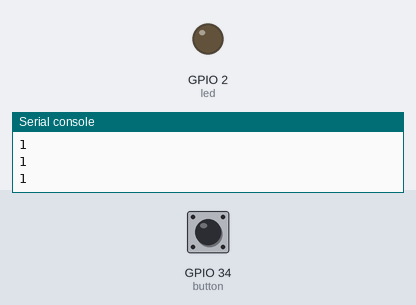
The program below on a simulated ESP32 board running MicroPython. Parts: output pins drawn as LEDs (lit = HIGH), the last lines printed to the serial console. Inputs (shaded band) come from the test bench; at power-on: GPIO 34 (button) HIGH.

Above: at 1.2 s.
1.3 s: GPIO 34 (button) pulled LOW for 0.15 s
At 1.4 s:
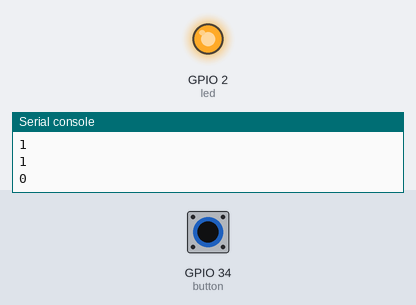
3.0 s: GPIO 34 (button) pulled LOW for 3.2 s
At 7.3 s:
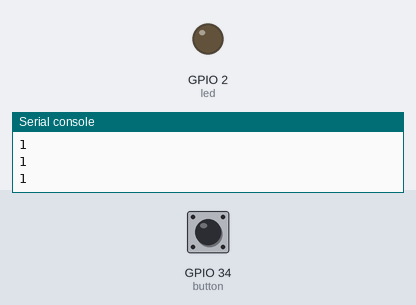
Timing chart, 0 to 8.8 s (numbered marks = the images above; inputs shaded):
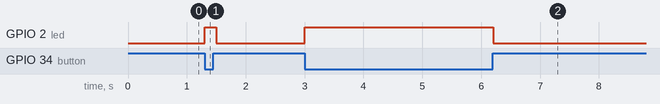

The program:

c21.py
```python
"""
    Input Pull-up Serial

    This example demonstrates the use of Pin.PULL_UP. It reads a digital
    input on pin 2 and prints the results to the Serial Monitor.

    The circuit:
    - momentary switch attached from GPIO 34 to ground
    - LED on GPIO 27
"""

from machine import Pin
from time import sleep

#configure GPIO34 as an input and enable the internal pull-up resistor
button = Pin(34, Pin.IN, Pin.PULL_UP)
led = Pin(2, Pin.OUT)

while True:
    #read the pushbutton value into a variable
    sensorVal = button.value()
    print(sensorVal)

    #Keep in mind the pull-up means the pushbutton's logic is inverted. It goes
    #HIGH when it's open, and LOW when it's pressed. Turn on pin 13 when the
    #button's pressed, and off when it's not:
    if sensorVal == 1:
        led.value(0)
    else:
        led.value(1)

    sleep(0.1)
```

Measured:
- after the input at 1.3 s, GPIO 2 (led): LOW → HIGH at once, → LOW 0.20 s later
- after the input at 3.0 s, GPIO 2 (led): LOW → HIGH at once, → LOW 3.2 s later
